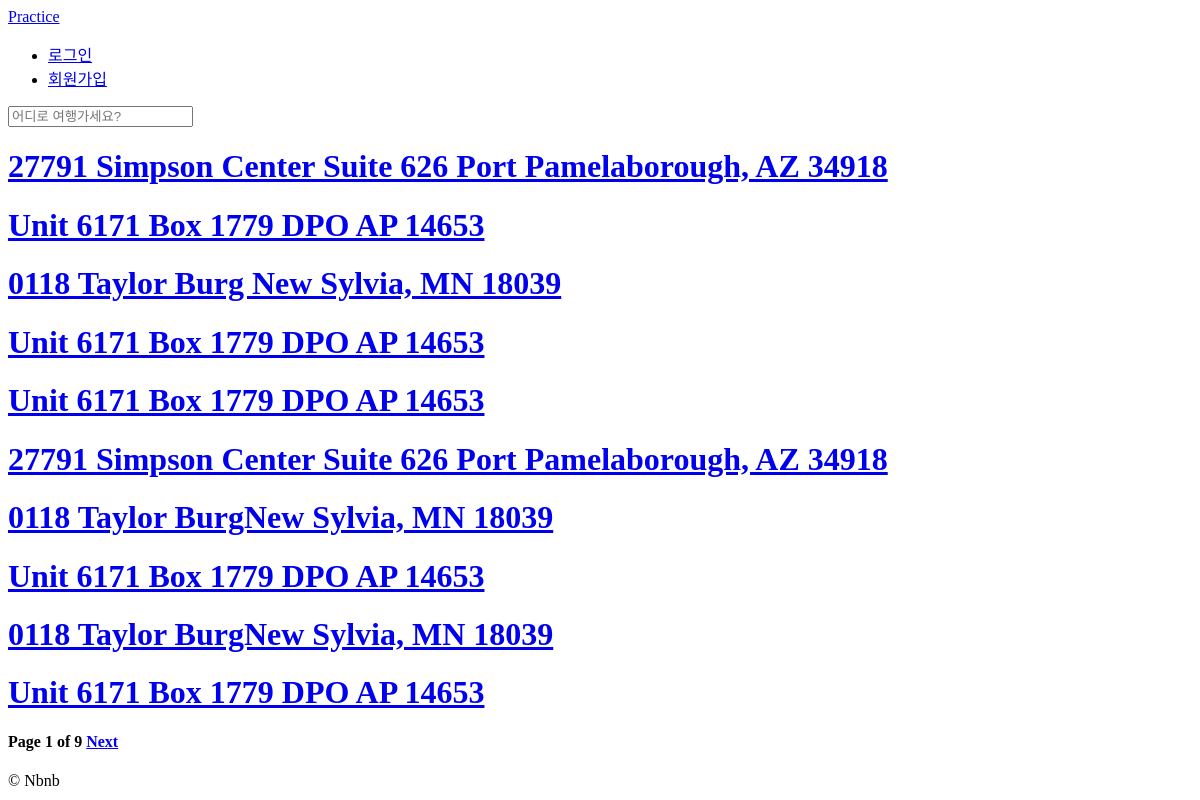
The app's page /, older data.
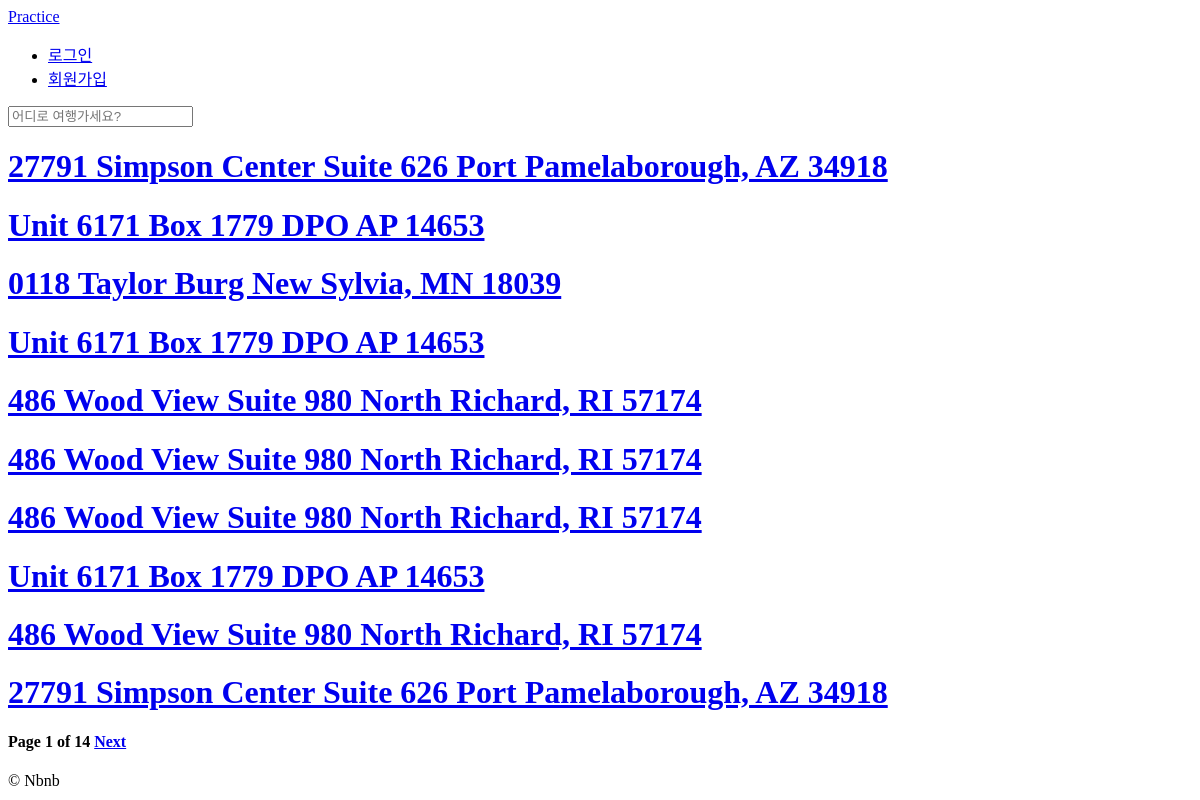
The same page, newer data.
### rooms/models.py (models this page shows, shortened)
class Room(core_models.TimeStampModel):
    room_name = models.CharField(max_length=140)
    description = models.TextField()
    country = CountryField()
    city = models.CharField(max_length=80)
    price = models.IntegerField()
    address = models.CharField(max_length=140)
    beds = models.IntegerField()
    bedrooms = models.IntegerField()
    baths = models.IntegerField()
    guests = models.IntegerField()
    check_in = models.TimeField()
    check_out = models.TimeField()
    instant_book = models.BooleanField(default=False)
    """
       related_name 은 외래키의 대상이(예를 들어 여러 숙박시설은 한 명의 호스트를 갖을 때, 그 호스트를 말함) 외래키 정보에 접근할 때 사용
    """
    host = models.ForeignKey(user_models.User, related_name="rooms", on_delete=models.CASCADE)
    roomtype = models.ForeignKey(RoomType, related_name="rooms", on_delete=models.SET_NULL, null=True)
    amenities = models.ManyToManyField(Amenity, related_name="rooms", blank=True)
    facilities = models.ManyToManyField(Facility, related_name="rooms", blank=True)
    houserules = models.ManyToManyField(HouseRule, related_name="rooms", blank=True)

### rooms/views.py (the view)
# urls.py: path("", room_views.HomeView.as_view(), name="home"),
class HomeView(ListView):
    model = room_models.Room
    ordering = "created_at"
    paginate_by = 10
    paginate_orphans = 5
    context_object_name = "rooms"

### templates/rooms/room_list.html (shortened to what this page needs)
{% extends "base.html" %}
{% block content %}
    {% for room in rooms %}
        <h1>
            <a href="{% url 'rooms:room_detail' room.pk %}">{{room.room_name}}</a>
        </h1>
    {% endfor %}
    <h4>
        Page {{page_obj.number}} of {{page_obj.paginator.num_pages}}
        {% if page_obj.has_next %}
            <a href="?page={{page_obj.next_page_number}}">Next</a>
        {% endif %}
    </h4>
{% endblock content %}

Row changes from the older to the newer data that the page shows:
no longer on this page (row unchanged): Room: room_name "0118 Taylor BurgNew Sylvia, MN 18039"
no longer on this page (row unchanged): Room: room_name "Unit 6171 Box 1779 DPO AP 14653"
no longer on this page (row unchanged): Room: room_name "0118 Taylor BurgNew Sylvia, MN 18039"
no longer on this page (row unchanged): Room: room_name "Unit 6171 Box 1779 DPO AP 14653"
added Room: room_name "486 Wood View Suite 980 North Richard, RI 57174"
added Room: room_name "486 Wood View Suite 980 North Richard, RI 57174"
added Room: room_name "486 Wood View Suite 980 North Richard, RI 57174"
added Room: room_name "486 Wood View Suite 980 North Richard, RI 57174"
Text that changed along with them:
{{ page_obj.paginator.num_pages }}: "9" → "14"
